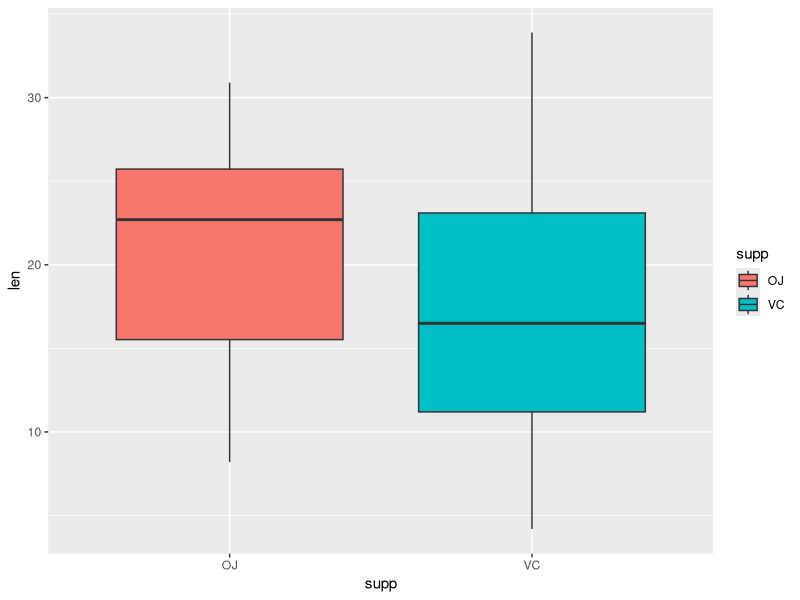
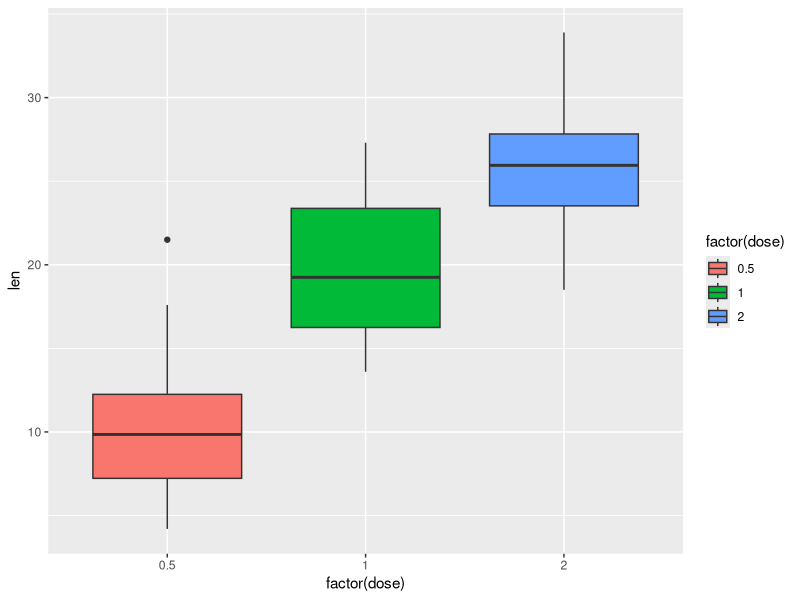

Generate these figures, in order, with R:
## ---- chunk 1
library(datasets)
library(ggplot2)
## ---- chunk 2
data("ToothGrowth")
head(ToothGrowth)
dim(ToothGrowth)
## ---- chunk 3
summary(ToothGrowth)
## ---- chunk 4
ggplot(aes(x = supp, y = len), data = ToothGrowth) + geom_boxplot(aes(fill = supp))
## ---- chunk 5
ggplot(aes(x = factor(dose), y = len), data = ToothGrowth) + geom_boxplot(aes(fill = factor(dose)))
## ---- chunk 6
t.test(len ~ supp, ToothGrowth[ToothGrowth$dose == .5, ])
## ---- chunk 7
t.test(len ~ supp, ToothGrowth[ToothGrowth$dose == 1, ])
## ---- chunk 8
t.test(len ~ supp, ToothGrowth[ToothGrowth$dose == 2, ])
